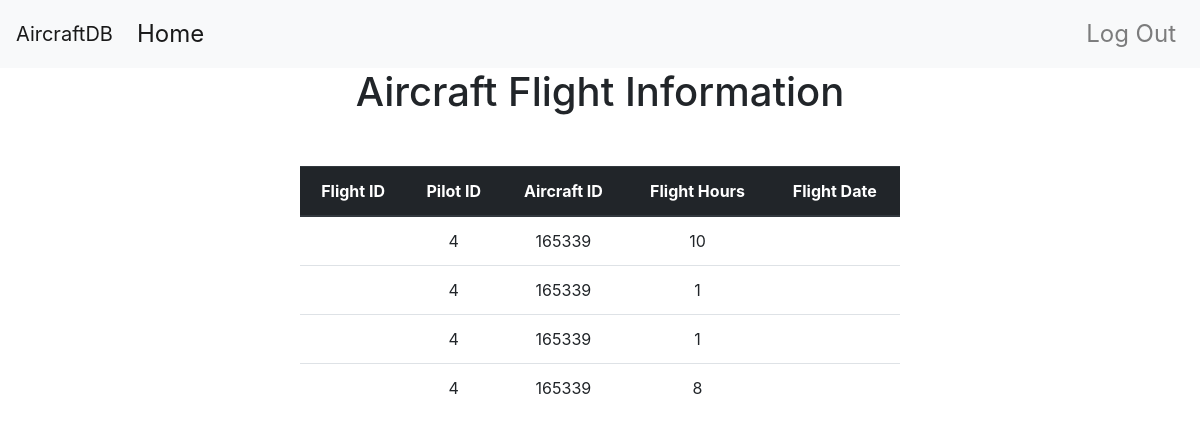
Screenshot of /pilot/flights (signed in) with the database file from the repository.
### app/models.py (models this page shows, shortened)
class Flight(db.Model):
    __tablename__ = 'flights'
    flight_id = db.Column(db.Integer, primary_key = True)
    pilot_id =db.Column(db.Integer, db.ForeignKey('pilot.id'))
    aircraft_id = db.Column(db.Integer, db.ForeignKey('aircrafts.aircraft_id'))
    hours = db.Column(db.Integer)
    flight_date = db.Column(db.String(150))

class Aircraft(db.Model):
    __tablename__= 'aircrafts'
    aircraft_id = db.Column(db.Integer, primary_key=True)
    t_m_s = db.Column(db.String(64))
    squadron_id = db.Column(db.Integer, db.ForeignKey('squadron.id'))
    airframe_hours = db.Column(db.Integer)
    '''
    Insert aircraft data into the database
    '''

### app/main/views.py (the view)
@main.route('/pilot/flights')
def pilot_flights():
    result = []
    pilot_id=current_user.id
    sql = "SELECT squadron_id, aircrafts.aircraft_id, flight_id, pilot_id, hours, flight_date FROM flights NATURAL JOIN aircrafts WHERE pilot_id = ?"
    c = db.engine.connect()
    for row in c.execute(sql, (pilot_id,)):
        result.append(row)
    return render_template('/pilot/flights.html', data=result)

### app/models.py (called while the page is built)
@login_manager.user_loader
def user_loader(id):
    return User.query.get(id)

### app/templates/pilot/flights.html
{% extends "base.html" %}
{% block page_content %}
<div class="table_heading">
    <h1>Aircraft Flight Information </h1>
</div>
  <div class="second-container">
    <table class="table">
    <thead class="thead-dark">
      <tr>
        <th scope="col">Flight ID</th>
        <th scope="col">Pilot ID</th>
        <th scope="col">Aircraft ID</th>
        <th scope="col">Flight Hours</th>
        <th scope="col">Flight Date</th>
      </tr>
    </thead>
    <tbody>
    {% for flight in data %}
      <tr>
        <th scope="row"> {{flight.id}} </th>
        <td>{{flight.pilot_id}}</td>
        <td>{{flight.aircraft_id}}</td>
        <td>{{flight.hours}}</td>
        <td>{{flight.date}}</td>
        {% endfor %}
    </tbody>
  </table>
  </div>
{% endblock %}

### app/static/style.css (style rules this page uses)
div.second-container { margin-top: 50px; text-align: center; }
div.second-container table { width: 50%; margin: auto; float: none;; }
div.table_heading { text-align: center }

### rows the page displays
Flight: pilot_id "4", aircraft_id "165339", hours "10"
Flight: pilot_id "4", aircraft_id "165339", hours "1"
Flight: pilot_id "4", aircraft_id "165339", hours "1"
Flight: pilot_id "4", aircraft_id "165339", hours "8"
